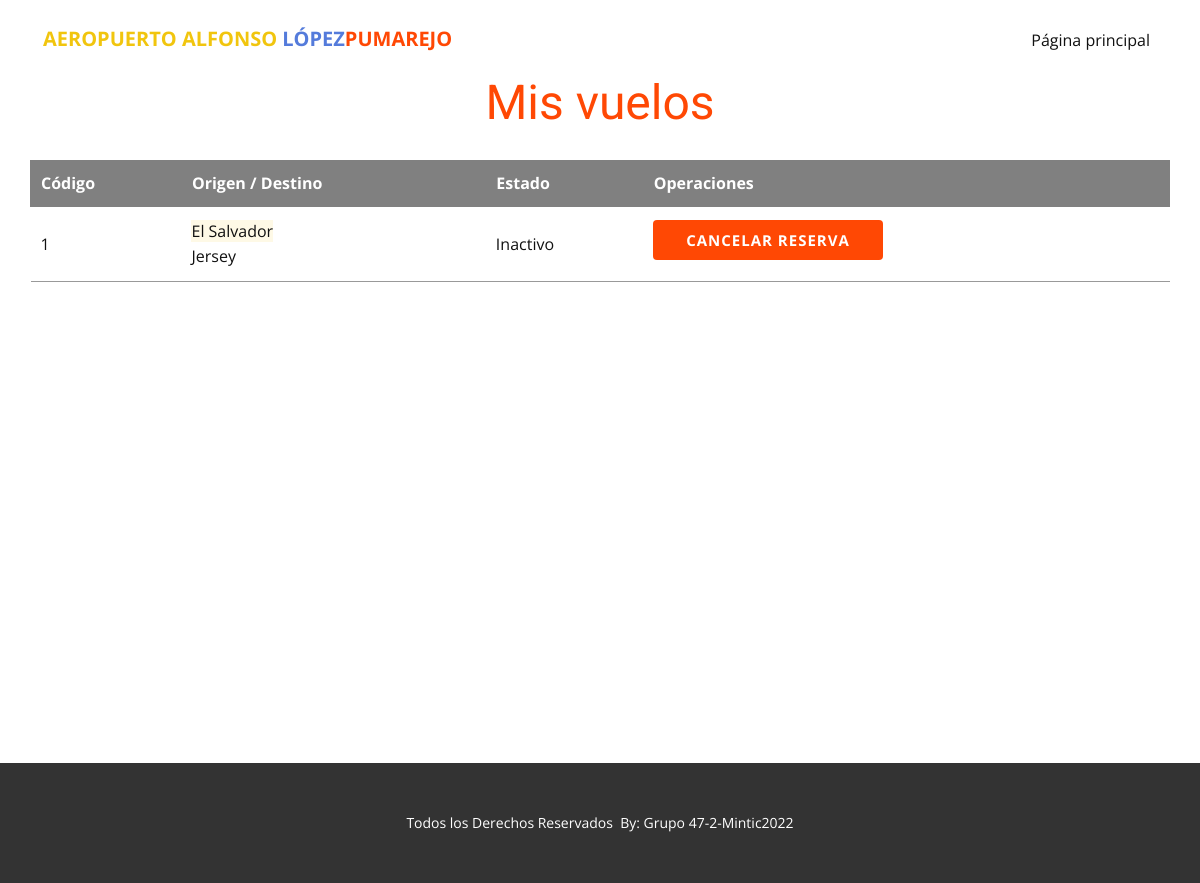
Before: /misvuelos (signed in) with the older database file.
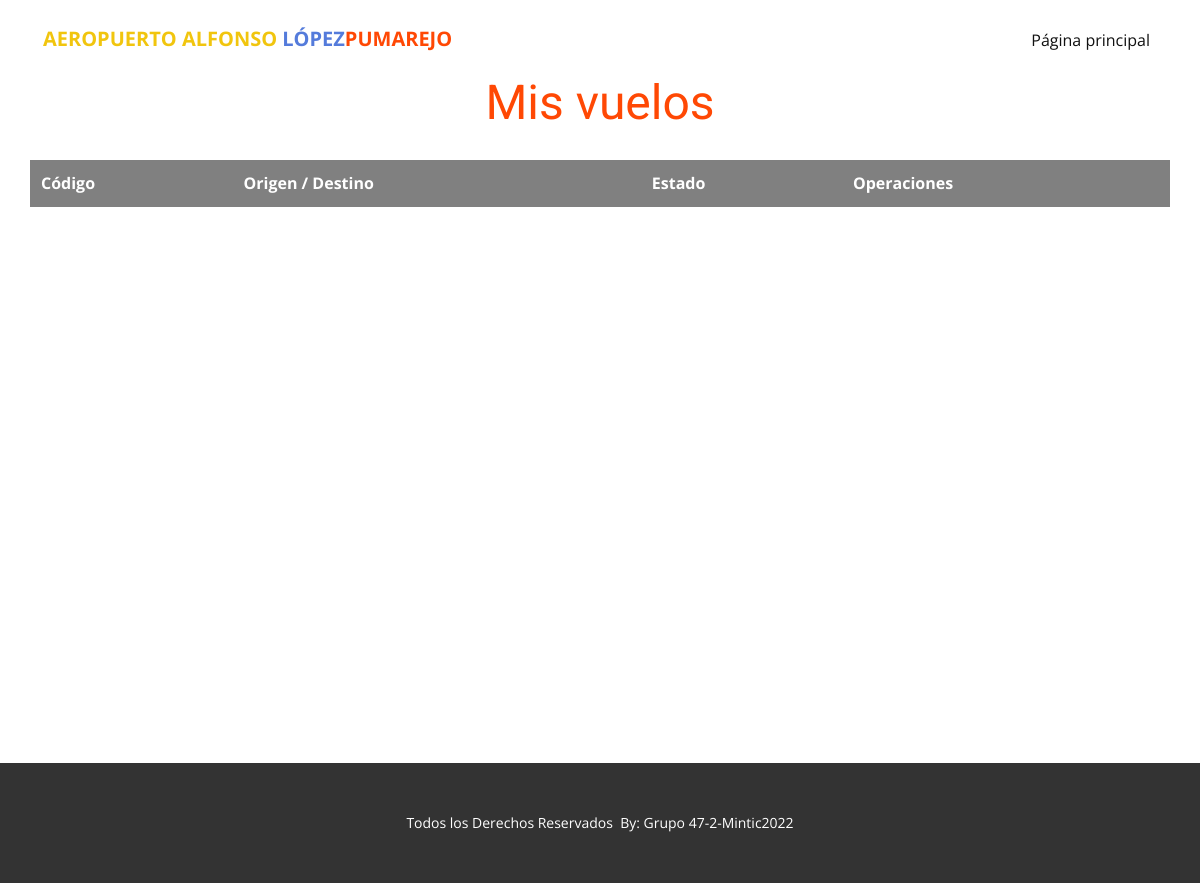
After: the same page with the newer database file.
### tables this page shows
CREATE TABLE Review (idReview INTEGER PRIMARY KEY AUTOINCREMENT UNIQUE NOT NULL, idVuelo int REFERENCES Vuelo (idVuelo) ON DELETE CASCADE ON UPDATE CASCADE, comment varchar (200), puntuacion int (1), idUser int REFERENCES Usuario (idUser) ON DELETE CASCADE ON UPDATE CASCADE NOT NULL, fechaReview timestamp);

CREATE TABLE Vuelo (idVuelo INTEGER PRIMARY KEY AUTOINCREMENT UNIQUE NOT NULL, estadoVuelo varchar (20) DEFAULT INACTIVO, origenVuelo varchar (50), destinoVuelo varchar (50), capacidad int, avion varchar (40), fechaVuelo timestamp, horaVuelo timestamp, idPiloto INT REFERENCES Usuario (idUser) ON DELETE SET NULL ON UPDATE SET NULL, idcoPiloto INT REFERENCES Usuario (idUser) ON DELETE SET NULL ON UPDATE SET NULL);

### main.py (the view, shortened to what this page needs)
@app.route("/misvuelos", methods=["GET", "POST"])
def misvuelos():
   if 'idUser' in session:
      vuelo = Vuelo()
      vuelos = vuelo.buscarVuelos("reservas","","",session['idUser'],"")
      form = frmPublicarReview()
      return render_template("reservas.html", vuelos = vuelos, form=form)
   else:
      flash('No tiene permisos para acceder a está página.')
      return redirect(url_for('paginaprincipal'))

### clases.py (called while the page is built)
def dict_factory(cursor, row):
    d = {}
    for idx, col in enumerate(cursor.description):
        d[col[0]] = row[idx]
    return d

    def sql_connection(self):
        try:
            con=sqlite3.connect('database/database.db')
            con.row_factory = dict_factory
            return con
        except Error:
            print(Error)

### templates/reservas.html (shortened to what this page needs)
<!DOCTYPE html>
<html style="font-size: 16px;">
  <head>
    <link rel="stylesheet" href="../static/nicepage.css" media="screen">
<link rel="stylesheet" href="../static/gestion-vuelos.css" media="screen">
<link rel="stylesheet" href="../static/core.css" media="screen">
  </head>
  <body class="u-body"><header class="u-clearfix u-header u-header" id="sec-d507"><div class="u-clearfix u-sheet u-sheet-1">
        <nav class="u-menu u-menu-dropdown u-offcanvas u-menu-1">
          <div class="u-custom-menu u-nav-container">
            <ul class="u-nav u-unstyled u-nav-1"><li class="u-nav-item"><a class="u-button-style u-nav-link u-text-active-palette-1-base u-text-hover-palette-2-base" href="../" style="padding: 10px 20px;">Página principal</a>
</li></ul>
          </div>
        </nav>
        <p class="u-text u-text-default u-text-1">
          <font color="#f1c50e">AEROPUERTO ALFONSO </font>
          <span class="u-text-palette-2-base">LÓPEZ</span>
          <span class="u-text-palette-1-base">PUMAREJO</span>
        </p>
      </div></header>
    <section class="u-clearfix u-section-1" id="sec-9944">
      <div class="u-clearfix u-sheet u-sheet-1">
        <h1 class="u-align-center u-text u-text-default u-text-1">Mis vuelos</h1>
        <div class="u-expanded-width u-table u-table-responsive u-table-1">
          <table class="u-table-entity">
            <thead class="u-grey-50 u-table-header u-table-header-1">
              <tr style="height: 41px;">
                <th class="u-border-1 u-border-grey-50 u-table-cell">Código</th>
                <th class="u-border-1 u-border-grey-50 u-table-cell">Origen / Destino</th>
                <th class="u-border-1 u-border-grey-50 u-table-cell">Estado</th>
                <th class="u-border-1 u-border-grey-50 u-table-cell">Operaciones</th>
              </tr>
            </thead>
            <tbody class="u-table-body">
              {%for v in vuelos %}
              <tr style="height: 75px;">
                <td class="u-border-1 u-border-grey-40 u-border-no-left u-border-no-right u-table-cell">{{v.idVuelo}}</td>
                <td class="u-border-1 u-border-grey-40 u-border-no-left u-border-no-right u-table-cell"><span class="origen">{{v.origenVuelo}}</span><br> <span class="destino">{{v.destinoVuelo}}</span></td>
                <td class="u-border-1 u-border-grey-40 u-border-no-left u-border-no-right u-table-cell">{{v.estadoVuelo}}</td>
                  <td class="u-border-1 u-border-grey-40 u-border-no-left u-border-no-right u-table-cell u-table-cell-12">
                {% if v.estadoVuelo =="Finalizado" %}
                    {% if v.review > 0 %}
                        <input type="checkbox"  id="spoiler{{v.idVuelo}}" />
                        <label for="spoiler{{v.idVuelo}}" style="background: #188bc2;" >Ver Reseña</label>
                        <div class="spoiler">
                            <div class="puntuacion">
                                {% for i in range(5) %}
                                <span class="star {% if i < v.puntuacion %} light{% endif %}">★</span>
                                {% endfor %}
                                </div>
                            <div class="fechaReview">{{v.fechaReview}}</div>
                            {{v.comment}}
                        </div>
                    {% else %}
                        <input type="checkbox"  id="spoiler{{v.idVuelo}}" />
                        <label for="spoiler{{v.idVuelo}}" >Publicar una reseña</label>
                        <div class="spoiler">
                            <form action="" method="POST" >
                                {{ form.csrf_token() }}
                                <div class="u-form-group u-form-message">
                                <label for="message-0173" class="u-form-control-hidden u-label"></label>
                                <textarea placeholder="Ingrese sus comentarios" rows="4" cols="50" id="message-0173" name="review" class="u-border-1 u-border-grey-30 u-input u-input-rectangle u-white"></textarea>
                                </div>
                                <div class="u-form-group u-form-select u-form-group-2">
                                <label for="select-b77b" class="u-label">Puntuación</label>
                                <div class="u-form-select-wrapper">
                                    <select id="select-b77b" name="puntaje" class="u-border-1 u-border-grey-30 u-input u-input-rectangle u-white">
                                    <option value="5">5</option>
                                    <option value="4">4</option>
                                    <option value="3">3</option>
                                    <option value="2">2</option>
                                    <option value="1">1</option>
                                    </select>
                                    <input type="hidden" value="{{v.idVuelo}}" name="idVuelo">
                                </div>
                                </div>
                                <div class="u-align-left u-form-group u-form-submit">
                                {{ form.btnEnviar(class="u-btn u-btn-submit u-button-style u-hover-palette-1-dark-1 u-palette-1-base u-btn-1")}}
                                </div>
                            </form>
                        </div>
                    {% endif %}
                {% elif v.estadoVuelo == "Inicializado" or v.estadoVuelo == "Inactivo" %}
                    <a class="u-btn u-button-style u-hover-palette-1-dark-1 u-palette-1-base u-btn-2" href="cancelar-reserva/{{ v.idVuelo }}">Cancelar reserva</a>
                {% else %}
                    Podrá publicar una reseña una vez el vuelo haya sido marcado como finalizado.
                {% endif %}
                  </td>
              </tr>
              {%endfor%}
            </tbody>
          </table>
        </div>
      </div>
    </section>
    <footer class="u-align-center u-clearfix u-footer u-grey-80 u-footer" id="sec-7e24"><div class="u-clearfix u-sheet u-sheet-1">
        <p class="u-small-text u-text u-text-variant u-text-1"> Todos los Derechos Reservados&nbsp;
By: Grupo 47-2-Mintic2022</p>
      </div></footer>
</body>
</html>

### static/gestion-vuelos.css (style rules this page uses)
.u-section-1 .u-sheet-1 { min-height: 686px; }
.u-section-1 .u-text-1 { margin: 0 auto; }
.u-section-1 .u-table-1 { margin-top: 14px; margin-bottom: 0; }
.u-section-1 .u-table-header-1 { font-weight: 700; background-image: none; }

Changed rows visible on the page:
removed Review: idVuelo "1", origenVuelo "El Salvador", destinoVuelo "Jersey", estadoVuelo "Inactivo"
